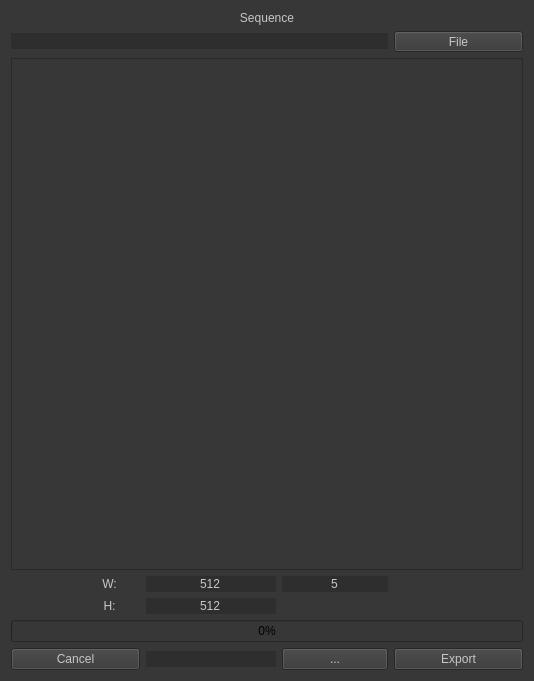
<?xml version="1.0" encoding="UTF-8"?>
<ui version="4.0">
 <class>SpriteExport</class>
 <widget class="QWidget" name="SpriteExport">
  <property name="geometry">
   <rect>
    <x>0</x>
    <y>0</y>
    <width>532</width>
    <height>677</height>
   </rect>
  </property>
  <property name="windowTitle">
   <string>SpriteExport</string>
  </property>
  <property name="styleSheet">
   <string notr="true">background-color: rgb(55, 55, 55);</string>
  </property>
  <layout class="QGridLayout" name="gridLayout_2">
   <item row="0" column="0">
    <layout class="QGridLayout" name="gridLayout">
     <item row="7" column="2" colspan="2">
      <widget class="QLineEdit" name="lineEdit_Height">
       <property name="sizePolicy">
        <sizepolicy hsizetype="Preferred" vsizetype="Maximum">
         <horstretch>0</horstretch>
         <verstretch>0</verstretch>
        </sizepolicy>
       </property>
       <property name="palette">
        <palette>
         <active>
          <colorrole role="Button">
           <brush brushstyle="SolidPattern">
            <color alpha="255">
             <red>46</red>
             <green>46</green>
             <blue>46</blue>
            </color>
           </brush>
          </colorrole>
          <colorrole role="Text">
           <brush brushstyle="SolidPattern">
            <color alpha="255">
             <red>199</red>
             <green>199</green>
             <blue>199</blue>
            </color>
           </brush>
          </colorrole>
          <colorrole role="Base">
           <brush brushstyle="SolidPattern">
            <color alpha="255">
             <red>46</red>
             <green>46</green>
             <blue>46</blue>
            </color>
           </brush>
          </colorrole>
          <colorrole role="Window">
           <brush brushstyle="SolidPattern">
            <color alpha="255">
             <red>46</red>
             <green>46</green>
             <blue>46</blue>
            </color>
           </brush>
          </colorrole>
         </active>
         <inactive>
          <colorrole role="Button">
           <brush brushstyle="SolidPattern">
            <color alpha="255">
             <red>46</red>
             <green>46</green>
             <blue>46</blue>
            </color>
           </brush>
          </colorrole>
          <colorrole role="Text">
           <brush brushstyle="SolidPattern">
            <color alpha="255">
             <red>199</red>
             <green>199</green>
             <blue>199</blue>
            </color>
           </brush>
          </colorrole>
          <colorrole role="Base">
           <brush brushstyle="SolidPattern">
            <color alpha="255">
             <red>46</red>
             <green>46</green>
             <blue>46</blue>
            </color>
           </brush>
          </colorrole>
          <colorrole role="Window">
           <brush brushstyle="SolidPattern">
            <color alpha="255">
             <red>46</red>
             <green>46</green>
             <blue>46</blue>
            </color>
           </brush>
          </colorrole>
         </inactive>
         <disabled>
          <colorrole role="Button">
           <brush brushstyle="SolidPattern">
            <color alpha="255">
             <red>46</red>
             <green>46</green>
             <blue>46</blue>
            </color>
           </brush>
          </colorrole>
          <colorrole role="Text">
           <brush brushstyle="SolidPattern">
            <color alpha="255">
             <red>120</red>
             <green>120</green>
             <blue>120</blue>
            </color>
           </brush>
          </colorrole>
          <colorrole role="Base">
           <brush brushstyle="SolidPattern">
            <color alpha="255">
             <red>46</red>
             <green>46</green>
             <blue>46</blue>
            </color>
           </brush>
          </colorrole>
          <colorrole role="Window">
           <brush brushstyle="SolidPattern">
            <color alpha="255">
             <red>46</red>
             <green>46</green>
             <blue>46</blue>
            </color>
           </brush>
          </colorrole>
         </disabled>
        </palette>
       </property>
       <property name="styleSheet">
        <string notr="true">background-color: rgb(46, 46, 46);</string>
       </property>
       <property name="text">
        <string>512</string>
       </property>
       <property name="frame">
        <bool>false</bool>
       </property>
       <property name="alignment">
        <set>Qt::AlignCenter</set>
       </property>
      </widget>
     </item>
     <item row="9" column="0" colspan="2">
      <widget class="QPushButton" name="pushButton_Cancel">
       <property name="sizePolicy">
        <sizepolicy hsizetype="Minimum" vsizetype="Preferred">
         <horstretch>0</horstretch>
         <verstretch>0</verstretch>
        </sizepolicy>
       </property>
       <property name="palette">
        <palette>
         <active>
          <colorrole role="Button">
           <brush brushstyle="SolidPattern">
            <color alpha="255">
             <red>55</red>
             <green>55</green>
             <blue>55</blue>
            </color>
           </brush>
          </colorrole>
          <colorrole role="ButtonText">
           <brush brushstyle="SolidPattern">
            <color alpha="255">
             <red>199</red>
             <green>199</green>
             <blue>199</blue>
            </color>
           </brush>
          </colorrole>
          <colorrole role="Base">
           <brush brushstyle="SolidPattern">
            <color alpha="255">
             <red>55</red>
             <green>55</green>
             <blue>55</blue>
            </color>
           </brush>
          </colorrole>
          <colorrole role="Window">
           <brush brushstyle="SolidPattern">
            <color alpha="255">
             <red>55</red>
             <green>55</green>
             <blue>55</blue>
            </color>
           </brush>
          </colorrole>
         </active>
         <inactive>
          <colorrole role="Button">
           <brush brushstyle="SolidPattern">
            <color alpha="255">
             <red>55</red>
             <green>55</green>
             <blue>55</blue>
            </color>
           </brush>
          </colorrole>
          <colorrole role="ButtonText">
           <brush brushstyle="SolidPattern">
            <color alpha="255">
             <red>199</red>
             <green>199</green>
             <blue>199</blue>
            </color>
           </brush>
          </colorrole>
          <colorrole role="Base">
           <brush brushstyle="SolidPattern">
            <color alpha="255">
             <red>55</red>
             <green>55</green>
             <blue>55</blue>
            </color>
           </brush>
          </colorrole>
          <colorrole role="Window">
           <brush brushstyle="SolidPattern">
            <color alpha="255">
             <red>55</red>
             <green>55</green>
             <blue>55</blue>
            </color>
           </brush>
          </colorrole>
         </inactive>
         <disabled>
          <colorrole role="Button">
           <brush brushstyle="SolidPattern">
            <color alpha="255">
             <red>55</red>
             <green>55</green>
             <blue>55</blue>
            </color>
           </brush>
          </colorrole>
          <colorrole role="ButtonText">
           <brush brushstyle="SolidPattern">
            <color alpha="255">
             <red>120</red>
             <green>120</green>
             <blue>120</blue>
            </color>
           </brush>
          </colorrole>
          <colorrole role="Base">
           <brush brushstyle="SolidPattern">
            <color alpha="255">
             <red>55</red>
             <green>55</green>
             <blue>55</blue>
            </color>
           </brush>
          </colorrole>
          <colorrole role="Window">
           <brush brushstyle="SolidPattern">
            <color alpha="255">
             <red>55</red>
             <green>55</green>
             <blue>55</blue>
            </color>
           </brush>
          </colorrole>
         </disabled>
        </palette>
       </property>
       <property name="text">
        <string>Cancel</string>
       </property>
      </widget>
     </item>
     <item row="1" column="5" colspan="2">
      <widget class="QToolButton" name="toolButton_Sequence_Path">
       <property name="sizePolicy">
        <sizepolicy hsizetype="Preferred" vsizetype="Fixed">
         <horstretch>0</horstretch>
         <verstretch>0</verstretch>
        </sizepolicy>
       </property>
       <property name="palette">
        <palette>
         <active>
          <colorrole role="Button">
           <brush brushstyle="SolidPattern">
            <color alpha="255">
             <red>55</red>
             <green>55</green>
             <blue>55</blue>
            </color>
           </brush>
          </colorrole>
          <colorrole role="ButtonText">
           <brush brushstyle="SolidPattern">
            <color alpha="255">
             <red>199</red>
             <green>199</green>
             <blue>199</blue>
            </color>
           </brush>
          </colorrole>
          <colorrole role="Base">
           <brush brushstyle="SolidPattern">
            <color alpha="255">
             <red>55</red>
             <green>55</green>
             <blue>55</blue>
            </color>
           </brush>
          </colorrole>
          <colorrole role="Window">
           <brush brushstyle="SolidPattern">
            <color alpha="255">
             <red>55</red>
             <green>55</green>
             <blue>55</blue>
            </color>
           </brush>
          </colorrole>
         </active>
         <inactive>
          <colorrole role="Button">
           <brush brushstyle="SolidPattern">
            <color alpha="255">
             <red>55</red>
             <green>55</green>
             <blue>55</blue>
            </color>
           </brush>
          </colorrole>
          <colorrole role="ButtonText">
           <brush brushstyle="SolidPattern">
            <color alpha="255">
             <red>199</red>
             <green>199</green>
             <blue>199</blue>
            </color>
           </brush>
          </colorrole>
          <colorrole role="Base">
           <brush brushstyle="SolidPattern">
            <color alpha="255">
             <red>55</red>
             <green>55</green>
             <blue>55</blue>
            </color>
           </brush>
          </colorrole>
          <colorrole role="Window">
           <brush brushstyle="SolidPattern">
            <color alpha="255">
             <red>55</red>
             <green>55</green>
             <blue>55</blue>
            </color>
           </brush>
          </colorrole>
         </inactive>
         <disabled>
          <colorrole role="Button">
           <brush brushstyle="SolidPattern">
            <color alpha="255">
             <red>55</red>
             <green>55</green>
             <blue>55</blue>
            </color>
           </brush>
          </colorrole>
          <colorrole role="ButtonText">
           <brush brushstyle="SolidPattern">
            <color alpha="255">
             <red>120</red>
             <green>120</green>
             <blue>120</blue>
            </color>
           </brush>
          </colorrole>
          <colorrole role="Base">
           <brush brushstyle="SolidPattern">
            <color alpha="255">
             <red>55</red>
             <green>55</green>
             <blue>55</blue>
            </color>
           </brush>
          </colorrole>
          <colorrole role="Window">
           <brush brushstyle="SolidPattern">
            <color alpha="255">
             <red>55</red>
             <green>55</green>
             <blue>55</blue>
            </color>
           </brush>
          </colorrole>
         </disabled>
        </palette>
       </property>
       <property name="text">
        <string>File</string>
       </property>
      </widget>
     </item>
     <item row="1" column="0" colspan="5">
      <widget class="QLineEdit" name="lineEdit_Sequence_Path">
       <property name="sizePolicy">
        <sizepolicy hsizetype="Preferred" vsizetype="Maximum">
         <horstretch>0</horstretch>
         <verstretch>0</verstretch>
        </sizepolicy>
       </property>
       <property name="palette">
        <palette>
         <active>
          <colorrole role="Button">
           <brush brushstyle="SolidPattern">
            <color alpha="255">
             <red>46</red>
             <green>46</green>
             <blue>46</blue>
            </color>
           </brush>
          </colorrole>
          <colorrole role="Text">
           <brush brushstyle="SolidPattern">
            <color alpha="255">
             <red>199</red>
             <green>199</green>
             <blue>199</blue>
            </color>
           </brush>
          </colorrole>
          <colorrole role="Base">
           <brush brushstyle="SolidPattern">
            <color alpha="255">
             <red>46</red>
             <green>46</green>
             <blue>46</blue>
            </color>
           </brush>
          </colorrole>
          <colorrole role="Window">
           <brush brushstyle="SolidPattern">
            <color alpha="255">
             <red>46</red>
             <green>46</green>
             <blue>46</blue>
            </color>
           </brush>
          </colorrole>
         </active>
         <inactive>
          <colorrole role="Button">
           <brush brushstyle="SolidPattern">
            <color alpha="255">
             <red>46</red>
             <green>46</green>
             <blue>46</blue>
            </color>
           </brush>
          </colorrole>
          <colorrole role="Text">
           <brush brushstyle="SolidPattern">
            <color alpha="255">
             <red>199</red>
             <green>199</green>
             <blue>199</blue>
            </color>
           </brush>
          </colorrole>
          <colorrole role="Base">
           <brush brushstyle="SolidPattern">
            <color alpha="255">
             <red>46</red>
             <green>46</green>
             <blue>46</blue>
            </color>
           </brush>
          </colorrole>
          <colorrole role="Window">
           <brush brushstyle="SolidPattern">
            <color alpha="255">
             <red>46</red>
             <green>46</green>
             <blue>46</blue>
            </color>
           </brush>
          </colorrole>
         </inactive>
         <disabled>
          <colorrole role="Button">
           <brush brushstyle="SolidPattern">
            <color alpha="255">
             <red>46</red>
             <green>46</green>
             <blue>46</blue>
            </color>
           </brush>
          </colorrole>
          <colorrole role="Text">
           <brush brushstyle="SolidPattern">
            <color alpha="255">
             <red>120</red>
             <green>120</green>
             <blue>120</blue>
            </color>
           </brush>
          </colorrole>
          <colorrole role="Base">
           <brush brushstyle="SolidPattern">
            <color alpha="255">
             <red>46</red>
             <green>46</green>
             <blue>46</blue>
            </color>
           </brush>
          </colorrole>
          <colorrole role="Window">
           <brush brushstyle="SolidPattern">
            <color alpha="255">
             <red>46</red>
             <green>46</green>
             <blue>46</blue>
            </color>
           </brush>
          </colorrole>
         </disabled>
        </palette>
       </property>
       <property name="styleSheet">
        <string notr="true">background-color: rgb(46, 46, 46);</string>
       </property>
       <property name="frame">
        <bool>false</bool>
       </property>
       <property name="alignment">
        <set>Qt::AlignCenter</set>
       </property>
      </widget>
     </item>
     <item row="9" column="2" colspan="2">
      <widget class="QLineEdit" name="lineEdit_Save_Path">
       <property name="sizePolicy">
        <sizepolicy hsizetype="Preferred" vsizetype="Maximum">
         <horstretch>0</horstretch>
         <verstretch>0</verstretch>
        </sizepolicy>
       </property>
       <property name="palette">
        <palette>
         <active>
          <colorrole role="Button">
           <brush brushstyle="SolidPattern">
            <color alpha="255">
             <red>46</red>
             <green>46</green>
             <blue>46</blue>
            </color>
           </brush>
          </colorrole>
          <colorrole role="Text">
           <brush brushstyle="SolidPattern">
            <color alpha="255">
             <red>199</red>
             <green>199</green>
             <blue>199</blue>
            </color>
           </brush>
          </colorrole>
          <colorrole role="Base">
           <brush brushstyle="SolidPattern">
            <color alpha="255">
             <red>46</red>
             <green>46</green>
             <blue>46</blue>
            </color>
           </brush>
          </colorrole>
          <colorrole role="Window">
           <brush brushstyle="SolidPattern">
            <color alpha="255">
             <red>46</red>
             <green>46</green>
             <blue>46</blue>
            </color>
           </brush>
          </colorrole>
         </active>
         <inactive>
          <colorrole role="Button">
           <brush brushstyle="SolidPattern">
            <color alpha="255">
             <red>46</red>
             <green>46</green>
             <blue>46</blue>
            </color>
           </brush>
          </colorrole>
          <colorrole role="Text">
           <brush brushstyle="SolidPattern">
            <color alpha="255">
             <red>199</red>
             <green>199</green>
             <blue>199</blue>
            </color>
           </brush>
          </colorrole>
          <colorrole role="Base">
           <brush brushstyle="SolidPattern">
            <color alpha="255">
             <red>46</red>
             <green>46</green>
             <blue>46</blue>
            </color>
           </brush>
          </colorrole>
          <colorrole role="Window">
           <brush brushstyle="SolidPattern">
            <color alpha="255">
             <red>46</red>
             <green>46</green>
             <blue>46</blue>
            </color>
           </brush>
          </colorrole>
         </inactive>
         <disabled>
          <colorrole role="Button">
           <brush brushstyle="SolidPattern">
            <color alpha="255">
             <red>46</red>
             <green>46</green>
             <blue>46</blue>
            </color>
           </brush>
          </colorrole>
          <colorrole role="Text">
           <brush brushstyle="SolidPattern">
            <color alpha="255">
             <red>120</red>
             <green>120</green>
             <blue>120</blue>
            </color>
           </brush>
          </colorrole>
          <colorrole role="Base">
           <brush brushstyle="SolidPattern">
            <color alpha="255">
             <red>46</red>
             <green>46</green>
             <blue>46</blue>
            </color>
           </brush>
          </colorrole>
          <colorrole role="Window">
           <brush brushstyle="SolidPattern">
            <color alpha="255">
             <red>46</red>
             <green>46</green>
             <blue>46</blue>
            </color>
           </brush>
          </colorrole>
         </disabled>
        </palette>
       </property>
       <property name="styleSheet">
        <string notr="true">background-color: rgb(46, 46, 46);</string>
       </property>
       <property name="frame">
        <bool>false</bool>
       </property>
       <property name="alignment">
        <set>Qt::AlignCenter</set>
       </property>
      </widget>
     </item>
     <item row="2" column="0" colspan="7">
      <widget class="QLabel" name="label_view_Sprite">
       <property name="minimumSize">
        <size>
         <width>512</width>
         <height>512</height>
        </size>
       </property>
       <property name="maximumSize">
        <size>
         <width>1024</width>
         <height>1024</height>
        </size>
       </property>
       <property name="baseSize">
        <size>
         <width>0</width>
         <height>0</height>
        </size>
       </property>
       <property name="frameShape">
        <enum>QFrame::StyledPanel</enum>
       </property>
       <property name="text">
        <string/>
       </property>
       <property name="scaledContents">
        <bool>true</bool>
       </property>
       <property name="alignment">
        <set>Qt::AlignCenter</set>
       </property>
      </widget>
     </item>
     <item row="8" column="0" colspan="7">
      <widget class="QProgressBar" name="progressBar">
       <property name="value">
        <number>0</number>
       </property>
       <property name="alignment">
        <set>Qt::AlignCenter</set>
       </property>
      </widget>
     </item>
     <item row="9" column="5" colspan="2">
      <widget class="QPushButton" name="pushButton_Export">
       <property name="sizePolicy">
        <sizepolicy hsizetype="Minimum" vsizetype="Preferred">
         <horstretch>0</horstretch>
         <verstretch>0</verstretch>
        </sizepolicy>
       </property>
       <property name="palette">
        <palette>
         <active>
          <colorrole role="Button">
           <brush brushstyle="SolidPattern">
            <color alpha="255">
             <red>55</red>
             <green>55</green>
             <blue>55</blue>
            </color>
           </brush>
          </colorrole>
          <colorrole role="ButtonText">
           <brush brushstyle="SolidPattern">
            <color alpha="255">
             <red>199</red>
             <green>199</green>
             <blue>199</blue>
            </color>
           </brush>
          </colorrole>
          <colorrole role="Base">
           <brush brushstyle="SolidPattern">
            <color alpha="255">
             <red>55</red>
             <green>55</green>
             <blue>55</blue>
            </color>
           </brush>
          </colorrole>
          <colorrole role="Window">
           <brush brushstyle="SolidPattern">
            <color alpha="255">
             <red>55</red>
             <green>55</green>
             <blue>55</blue>
            </color>
           </brush>
          </colorrole>
         </active>
         <inactive>
          <colorrole role="Button">
           <brush brushstyle="SolidPattern">
            <color alpha="255">
             <red>55</red>
             <green>55</green>
             <blue>55</blue>
            </color>
           </brush>
          </colorrole>
          <colorrole role="ButtonText">
           <brush brushstyle="SolidPattern">
            <color alpha="255">
             <red>199</red>
             <green>199</green>
             <blue>199</blue>
            </color>
           </brush>
          </colorrole>
          <colorrole role="Base">
           <brush brushstyle="SolidPattern">
            <color alpha="255">
             <red>55</red>
             <green>55</green>
             <blue>55</blue>
            </color>
           </brush>
          </colorrole>
          <colorrole role="Window">
           <brush brushstyle="SolidPattern">
            <color alpha="255">
             <red>55</red>
             <green>55</green>
             <blue>55</blue>
            </color>
           </brush>
          </colorrole>
         </inactive>
         <disabled>
          <colorrole role="Button">
           <brush brushstyle="SolidPattern">
            <color alpha="255">
             <red>55</red>
             <green>55</green>
             <blue>55</blue>
            </color>
           </brush>
          </colorrole>
          <colorrole role="ButtonText">
           <brush brushstyle="SolidPattern">
            <color alpha="255">
             <red>120</red>
             <green>120</green>
             <blue>120</blue>
            </color>
           </brush>
          </colorrole>
          <colorrole role="Base">
           <brush brushstyle="SolidPattern">
            <color alpha="255">
             <red>55</red>
             <green>55</green>
             <blue>55</blue>
            </color>
           </brush>
          </colorrole>
          <colorrole role="Window">
           <brush brushstyle="SolidPattern">
            <color alpha="255">
             <red>55</red>
             <green>55</green>
             <blue>55</blue>
            </color>
           </brush>
          </colorrole>
         </disabled>
        </palette>
       </property>
       <property name="text">
        <string>Export</string>
       </property>
      </widget>
     </item>
     <item row="0" column="0" colspan="7">
      <widget class="QLabel" name="label_Sequence">
       <property name="sizePolicy">
        <sizepolicy hsizetype="Preferred" vsizetype="Maximum">
         <horstretch>0</horstretch>
         <verstretch>0</verstretch>
        </sizepolicy>
       </property>
       <property name="palette">
        <palette>
         <active>
          <colorrole role="WindowText">
           <brush brushstyle="SolidPattern">
            <color alpha="255">
             <red>199</red>
             <green>199</green>
             <blue>199</blue>
            </color>
           </brush>
          </colorrole>
          <colorrole role="Button">
           <brush brushstyle="SolidPattern">
            <color alpha="255">
             <red>55</red>
             <green>55</green>
             <blue>55</blue>
            </color>
           </brush>
          </colorrole>
          <colorrole role="Base">
           <brush brushstyle="SolidPattern">
            <color alpha="255">
             <red>55</red>
             <green>55</green>
             <blue>55</blue>
            </color>
           </brush>
          </colorrole>
          <colorrole role="Window">
           <brush brushstyle="SolidPattern">
            <color alpha="255">
             <red>55</red>
             <green>55</green>
             <blue>55</blue>
            </color>
           </brush>
          </colorrole>
         </active>
         <inactive>
          <colorrole role="WindowText">
           <brush brushstyle="SolidPattern">
            <color alpha="255">
             <red>199</red>
             <green>199</green>
             <blue>199</blue>
            </color>
           </brush>
          </colorrole>
          <colorrole role="Button">
           <brush brushstyle="SolidPattern">
            <color alpha="255">
             <red>55</red>
             <green>55</green>
             <blue>55</blue>
            </color>
           </brush>
          </colorrole>
          <colorrole role="Base">
           <brush brushstyle="SolidPattern">
            <color alpha="255">
             <red>55</red>
             <green>55</green>
             <blue>55</blue>
            </color>
           </brush>
          </colorrole>
          <colorrole role="Window">
           <brush brushstyle="SolidPattern">
            <color alpha="255">
             <red>55</red>
             <green>55</green>
             <blue>55</blue>
            </color>
           </brush>
          </colorrole>
         </inactive>
         <disabled>
          <colorrole role="WindowText">
           <brush brushstyle="SolidPattern">
            <color alpha="255">
             <red>120</red>
             <green>120</green>
             <blue>120</blue>
            </color>
           </brush>
          </colorrole>
          <colorrole role="Button">
           <brush brushstyle="SolidPattern">
            <color alpha="255">
             <red>55</red>
             <green>55</green>
             <blue>55</blue>
            </color>
           </brush>
          </colorrole>
          <colorrole role="Base">
           <brush brushstyle="SolidPattern">
            <color alpha="255">
             <red>55</red>
             <green>55</green>
             <blue>55</blue>
            </color>
           </brush>
          </colorrole>
          <colorrole role="Window">
           <brush brushstyle="SolidPattern">
            <color alpha="255">
             <red>55</red>
             <green>55</green>
             <blue>55</blue>
            </color>
           </brush>
          </colorrole>
         </disabled>
        </palette>
       </property>
       <property name="text">
        <string>Sequence</string>
       </property>
       <property name="alignment">
        <set>Qt::AlignCenter</set>
       </property>
      </widget>
     </item>
     <item row="7" column="1">
      <widget class="QLabel" name="label_H">
       <property name="sizePolicy">
        <sizepolicy hsizetype="Preferred" vsizetype="Maximum">
         <horstretch>0</horstretch>
         <verstretch>0</verstretch>
        </sizepolicy>
       </property>
       <property name="palette">
        <palette>
         <active>
          <colorrole role="WindowText">
           <brush brushstyle="SolidPattern">
            <color alpha="255">
             <red>199</red>
             <green>199</green>
             <blue>199</blue>
            </color>
           </brush>
          </colorrole>
          <colorrole role="Button">
           <brush brushstyle="SolidPattern">
            <color alpha="255">
             <red>55</red>
             <green>55</green>
             <blue>55</blue>
            </color>
           </brush>
          </colorrole>
          <colorrole role="Base">
           <brush brushstyle="SolidPattern">
            <color alpha="255">
             <red>55</red>
             <green>55</green>
             <blue>55</blue>
            </color>
           </brush>
          </colorrole>
          <colorrole role="Window">
           <brush brushstyle="SolidPattern">
            <color alpha="255">
             <red>55</red>
             <green>55</green>
             <blue>55</blue>
            </color>
           </brush>
          </colorrole>
         </active>
         <inactive>
          <colorrole role="WindowText">
           <brush brushstyle="SolidPattern">
            <color alpha="255">
             <red>199</red>
             <green>199</green>
             <blue>199</blue>
            </color>
           </brush>
          </colorrole>
          <colorrole role="Button">
           <brush brushstyle="SolidPattern">
            <color alpha="255">
             <red>55</red>
             <green>55</green>
             <blue>55</blue>
            </color>
           </brush>
          </colorrole>
          <colorrole role="Base">
           <brush brushstyle="SolidPattern">
            <color alpha="255">
             <red>55</red>
             <green>55</green>
             <blue>55</blue>
            </color>
           </brush>
          </colorrole>
          <colorrole role="Window">
           <brush brushstyle="SolidPattern">
            <color alpha="255">
             <red>55</red>
             <green>55</green>
             <blue>55</blue>
            </color>
           </brush>
          </colorrole>
         </inactive>
         <disabled>
          <colorrole role="WindowText">
           <brush brushstyle="SolidPattern">
            <color alpha="255">
             <red>120</red>
             <green>120</green>
             <blue>120</blue>
            </color>
           </brush>
          </colorrole>
          <colorrole role="Button">
           <brush brushstyle="SolidPattern">
            <color alpha="255">
             <red>55</red>
             <green>55</green>
             <blue>55</blue>
            </color>
           </brush>
          </colorrole>
          <colorrole role="Base">
           <brush brushstyle="SolidPattern">
            <color alpha="255">
             <red>55</red>
             <green>55</green>
             <blue>55</blue>
            </color>
           </brush>
          </colorrole>
          <colorrole role="Window">
           <brush brushstyle="SolidPattern">
            <color alpha="255">
             <red>55</red>
             <green>55</green>
             <blue>55</blue>
            </color>
           </brush>
          </colorrole>
         </disabled>
        </palette>
       </property>
       <property name="text">
        <string>H:</string>
       </property>
       <property name="alignment">
        <set>Qt::AlignCenter</set>
       </property>
      </widget>
     </item>
     <item row="9" column="4">
      <widget class="QToolButton" name="toolButton_Save_Path">
       <property name="sizePolicy">
        <sizepolicy hsizetype="Preferred" vsizetype="Preferred">
         <horstretch>0</horstretch>
         <verstretch>0</verstretch>
        </sizepolicy>
       </property>
       <property name="palette">
        <palette>
         <active>
          <colorrole role="Button">
           <brush brushstyle="SolidPattern">
            <color alpha="255">
             <red>55</red>
             <green>55</green>
             <blue>55</blue>
            </color>
           </brush>
          </colorrole>
          <colorrole role="ButtonText">
           <brush brushstyle="SolidPattern">
            <color alpha="255">
             <red>199</red>
             <green>199</green>
             <blue>199</blue>
            </color>
           </brush>
          </colorrole>
          <colorrole role="Base">
           <brush brushstyle="SolidPattern">
            <color alpha="255">
             <red>55</red>
             <green>55</green>
             <blue>55</blue>
            </color>
           </brush>
          </colorrole>
          <colorrole role="Window">
           <brush brushstyle="SolidPattern">
            <color alpha="255">
             <red>55</red>
             <green>55</green>
             <blue>55</blue>
            </color>
           </brush>
          </colorrole>
         </active>
         <inactive>
          <colorrole role="Button">
           <brush brushstyle="SolidPattern">
            <color alpha="255">
             <red>55</red>
             <green>55</green>
             <blue>55</blue>
            </color>
           </brush>
          </colorrole>
          <colorrole role="ButtonText">
           <brush brushstyle="SolidPattern">
            <color alpha="255">
             <red>199</red>
             <green>199</green>
             <blue>199</blue>
            </color>
           </brush>
          </colorrole>
          <colorrole role="Base">
           <brush brushstyle="SolidPattern">
            <color alpha="255">
             <red>55</red>
             <green>55</green>
             <blue>55</blue>
            </color>
           </brush>
          </colorrole>
          <colorrole role="Window">
           <brush brushstyle="SolidPattern">
            <color alpha="255">
             <red>55</red>
             <green>55</green>
             <blue>55</blue>
            </color>
           </brush>
          </colorrole>
         </inactive>
         <disabled>
          <colorrole role="Button">
           <brush brushstyle="SolidPattern">
            <color alpha="255">
             <red>55</red>
             <green>55</green>
             <blue>55</blue>
            </color>
           </brush>
          </colorrole>
          <colorrole role="ButtonText">
           <brush brushstyle="SolidPattern">
            <color alpha="255">
             <red>120</red>
             <green>120</green>
             <blue>120</blue>
            </color>
           </brush>
          </colorrole>
          <colorrole role="Base">
           <brush brushstyle="SolidPattern">
            <color alpha="255">
             <red>55</red>
             <green>55</green>
             <blue>55</blue>
            </color>
           </brush>
          </colorrole>
          <colorrole role="Window">
           <brush brushstyle="SolidPattern">
            <color alpha="255">
             <red>55</red>
             <green>55</green>
             <blue>55</blue>
            </color>
           </brush>
          </colorrole>
         </disabled>
        </palette>
       </property>
       <property name="text">
        <string>...</string>
       </property>
      </widget>
     </item>
     <item row="5" column="1">
      <widget class="QLabel" name="label_W">
       <property name="sizePolicy">
        <sizepolicy hsizetype="Preferred" vsizetype="Maximum">
         <horstretch>0</horstretch>
         <verstretch>0</verstretch>
        </sizepolicy>
       </property>
       <property name="palette">
        <palette>
         <active>
          <colorrole role="WindowText">
           <brush brushstyle="SolidPattern">
            <color alpha="255">
             <red>199</red>
             <green>199</green>
             <blue>199</blue>
            </color>
           </brush>
          </colorrole>
          <colorrole role="Button">
           <brush brushstyle="SolidPattern">
            <color alpha="255">
             <red>55</red>
             <green>55</green>
             <blue>55</blue>
            </color>
           </brush>
          </colorrole>
          <colorrole role="Base">
           <brush brushstyle="SolidPattern">
            <color alpha="255">
             <red>55</red>
             <green>55</green>
             <blue>55</blue>
            </color>
           </brush>
          </colorrole>
          <colorrole role="Window">
           <brush brushstyle="SolidPattern">
            <color alpha="255">
             <red>55</red>
             <green>55</green>
             <blue>55</blue>
            </color>
           </brush>
          </colorrole>
         </active>
         <inactive>
          <colorrole role="WindowText">
           <brush brushstyle="SolidPattern">
            <color alpha="255">
             <red>199</red>
             <green>199</green>
             <blue>199</blue>
            </color>
           </brush>
          </colorrole>
          <colorrole role="Button">
           <brush brushstyle="SolidPattern">
            <color alpha="255">
             <red>55</red>
             <green>55</green>
             <blue>55</blue>
            </color>
           </brush>
          </colorrole>
          <colorrole role="Base">
           <brush brushstyle="SolidPattern">
            <color alpha="255">
             <red>55</red>
             <green>55</green>
             <blue>55</blue>
            </color>
           </brush>
          </colorrole>
          <colorrole role="Window">
           <brush brushstyle="SolidPattern">
            <color alpha="255">
             <red>55</red>
             <green>55</green>
             <blue>55</blue>
            </color>
           </brush>
          </colorrole>
         </inactive>
         <disabled>
          <colorrole role="WindowText">
           <brush brushstyle="SolidPattern">
            <color alpha="255">
             <red>120</red>
             <green>120</green>
             <blue>120</blue>
            </color>
           </brush>
          </colorrole>
          <colorrole role="Button">
           <brush brushstyle="SolidPattern">
            <color alpha="255">
             <red>55</red>
             <green>55</green>
             <blue>55</blue>
            </color>
           </brush>
          </colorrole>
          <colorrole role="Base">
           <brush brushstyle="SolidPattern">
            <color alpha="255">
             <red>55</red>
             <green>55</green>
             <blue>55</blue>
            </color>
           </brush>
          </colorrole>
          <colorrole role="Window">
           <brush brushstyle="SolidPattern">
            <color alpha="255">
             <red>55</red>
             <green>55</green>
             <blue>55</blue>
            </color>
           </brush>
          </colorrole>
         </disabled>
        </palette>
       </property>
       <property name="text">
        <string>W:</string>
       </property>
       <property name="alignment">
        <set>Qt::AlignCenter</set>
       </property>
      </widget>
     </item>
     <item row="5" column="2" colspan="2">
      <widget class="QLineEdit" name="lineEdit_Width">
       <property name="sizePolicy">
        <sizepolicy hsizetype="Preferred" vsizetype="Maximum">
         <horstretch>0</horstretch>
         <verstretch>0</verstretch>
        </sizepolicy>
       </property>
       <property name="palette">
        <palette>
         <active>
          <colorrole role="Button">
           <brush brushstyle="SolidPattern">
            <color alpha="255">
             <red>46</red>
             <green>46</green>
             <blue>46</blue>
            </color>
           </brush>
          </colorrole>
          <colorrole role="Text">
           <brush brushstyle="SolidPattern">
            <color alpha="255">
             <red>199</red>
             <green>199</green>
             <blue>199</blue>
            </color>
           </brush>
          </colorrole>
          <colorrole role="Base">
           <brush brushstyle="SolidPattern">
            <color alpha="255">
             <red>46</red>
             <green>46</green>
             <blue>46</blue>
            </color>
           </brush>
          </colorrole>
          <colorrole role="Window">
           <brush brushstyle="SolidPattern">
            <color alpha="255">
             <red>46</red>
             <green>46</green>
             <blue>46</blue>
            </color>
           </brush>
          </colorrole>
         </active>
         <inactive>
          <colorrole role="Button">
           <brush brushstyle="SolidPattern">
            <color alpha="255">
             <red>46</red>
             <green>46</green>
             <blue>46</blue>
            </color>
           </brush>
          </colorrole>
          <colorrole role="Text">
           <brush brushstyle="SolidPattern">
            <color alpha="255">
             <red>199</red>
             <green>199</green>
             <blue>199</blue>
            </color>
           </brush>
          </colorrole>
          <colorrole role="Base">
           <brush brushstyle="SolidPattern">
            <color alpha="255">
             <red>46</red>
             <green>46</green>
             <blue>46</blue>
            </color>
           </brush>
          </colorrole>
          <colorrole role="Window">
           <brush brushstyle="SolidPattern">
            <color alpha="255">
             <red>46</red>
             <green>46</green>
             <blue>46</blue>
            </color>
           </brush>
          </colorrole>
         </inactive>
         <disabled>
          <colorrole role="Button">
           <brush brushstyle="SolidPattern">
            <color alpha="255">
             <red>46</red>
             <green>46</green>
             <blue>46</blue>
            </color>
           </brush>
          </colorrole>
          <colorrole role="Text">
           <brush brushstyle="SolidPattern">
            <color alpha="255">
             <red>120</red>
             <green>120</green>
             <blue>120</blue>
            </color>
           </brush>
          </colorrole>
          <colorrole role="Base">
           <brush brushstyle="SolidPattern">
            <color alpha="255">
             <red>46</red>
             <green>46</green>
             <blue>46</blue>
            </color>
           </brush>
          </colorrole>
          <colorrole role="Window">
           <brush brushstyle="SolidPattern">
            <color alpha="255">
             <red>46</red>
             <green>46</green>
             <blue>46</blue>
            </color>
           </brush>
          </colorrole>
         </disabled>
        </palette>
       </property>
       <property name="styleSheet">
        <string notr="true">background-color: rgb(46, 46, 46);</string>
       </property>
       <property name="text">
        <string>512</string>
       </property>
       <property name="frame">
        <bool>false</bool>
       </property>
       <property name="alignment">
        <set>Qt::AlignCenter</set>
       </property>
      </widget>
     </item>
     <item row="5" column="4">
      <widget class="QLineEdit" name="lineEdit_Size">
       <property name="sizePolicy">
        <sizepolicy hsizetype="Preferred" vsizetype="Maximum">
         <horstretch>0</horstretch>
         <verstretch>0</verstretch>
        </sizepolicy>
       </property>
       <property name="palette">
        <palette>
         <active>
          <colorrole role="Button">
           <brush brushstyle="SolidPattern">
            <color alpha="255">
             <red>46</red>
             <green>46</green>
             <blue>46</blue>
            </color>
           </brush>
          </colorrole>
          <colorrole role="Text">
           <brush brushstyle="SolidPattern">
            <color alpha="255">
             <red>199</red>
             <green>199</green>
             <blue>199</blue>
            </color>
           </brush>
          </colorrole>
          <colorrole role="Base">
           <brush brushstyle="SolidPattern">
            <color alpha="255">
             <red>46</red>
             <green>46</green>
             <blue>46</blue>
            </color>
           </brush>
          </colorrole>
          <colorrole role="Window">
           <brush brushstyle="SolidPattern">
            <color alpha="255">
             <red>46</red>
             <green>46</green>
             <blue>46</blue>
            </color>
           </brush>
          </colorrole>
         </active>
         <inactive>
          <colorrole role="Button">
           <brush brushstyle="SolidPattern">
            <color alpha="255">
             <red>46</red>
             <green>46</green>
             <blue>46</blue>
            </color>
           </brush>
          </colorrole>
          <colorrole role="Text">
           <brush brushstyle="SolidPattern">
            <color alpha="255">
             <red>199</red>
             <green>199</green>
             <blue>199</blue>
            </color>
           </brush>
          </colorrole>
          <colorrole role="Base">
           <brush brushstyle="SolidPattern">
            <color alpha="255">
             <red>46</red>
             <green>46</green>
             <blue>46</blue>
            </color>
           </brush>
          </colorrole>
          <colorrole role="Window">
           <brush brushstyle="SolidPattern">
            <color alpha="255">
             <red>46</red>
             <green>46</green>
             <blue>46</blue>
            </color>
           </brush>
          </colorrole>
         </inactive>
         <disabled>
          <colorrole role="Button">
           <brush brushstyle="SolidPattern">
            <color alpha="255">
             <red>46</red>
             <green>46</green>
             <blue>46</blue>
            </color>
           </brush>
          </colorrole>
          <colorrole role="Text">
           <brush brushstyle="SolidPattern">
            <color alpha="255">
             <red>120</red>
             <green>120</green>
             <blue>120</blue>
            </color>
           </brush>
          </colorrole>
          <colorrole role="Base">
           <brush brushstyle="SolidPattern">
            <color alpha="255">
             <red>46</red>
             <green>46</green>
             <blue>46</blue>
            </color>
           </brush>
          </colorrole>
          <colorrole role="Window">
           <brush brushstyle="SolidPattern">
            <color alpha="255">
             <red>46</red>
             <green>46</green>
             <blue>46</blue>
            </color>
           </brush>
          </colorrole>
         </disabled>
        </palette>
       </property>
       <property name="styleSheet">
        <string notr="true">background-color: rgb(46, 46, 46);</string>
       </property>
       <property name="text">
        <string>5</string>
       </property>
       <property name="frame">
        <bool>false</bool>
       </property>
       <property name="alignment">
        <set>Qt::AlignCenter</set>
       </property>
      </widget>
     </item>
    </layout>
   </item>
  </layout>
 </widget>
 <resources/>
 <connections/>
</ui>
